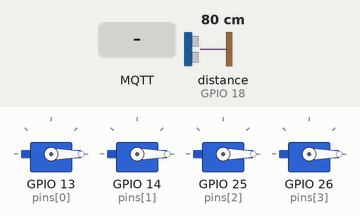
This program was run on a simulated ESP32. Shown: 4 × servo. Wiring (inferred from the names in the program): ultrasonic range finder: trigger GPIO 5; echo GPIO 18. The test bench sets the inputs (shaded band); at power-on: distance to the obstacle (sensor on GPIO 18) 80 cm. The echo pulse lasts 58.3 µs per cm; WiFi joins after 1.5 s; servers stay silent unless stated; no MQTT or app messages arrive unless stated; not simulated (calls return 0 or success): secrets.h; what the program prints to the serial monitor is not drawn.

Above: at 4.2 s.
4.3 s: MQTT message "Organic" arrives on the first subscribed topic
At 5.4 s:
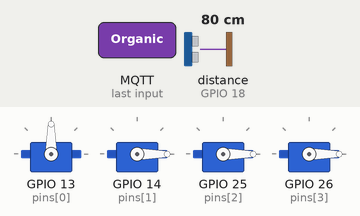
12.8 s: MQTT message "Recycle" arrives on the first subscribed topic
At 13.1 s:
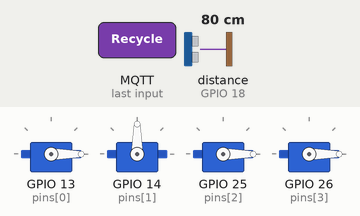
21.3 s: MQTT message "General" arrives on the first subscribed topic
At 21.9 s:
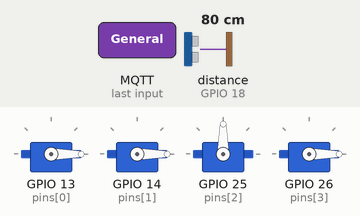
29.8 s: MQTT message "Hazardous" arrives on the first subscribed topic
At 30.8 s:
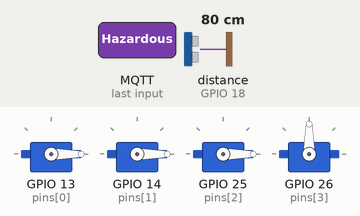
Timing chart, 0 to 38.3 s (numbered marks = the images above; inputs shaded):
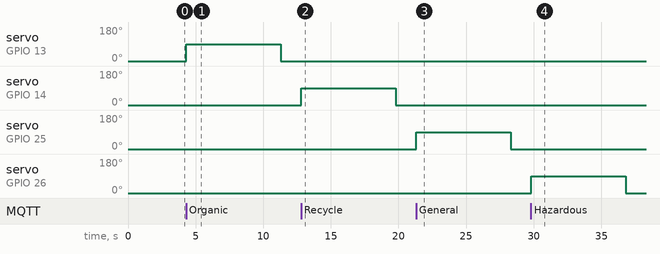

Measured:
- after the input at 4.3 s, servo on GPIO 13 (pins[0]): 0° → 90° at once, → 0° 7.0 s later
- after the input at 12.8 s, servo on GPIO 14 (pins[1]): 0° → 90° at once, → 0° 7.0 s later
- after the input at 21.3 s, servo on GPIO 25 (pins[2]): 0° → 90° at once, → 0° 7.0 s later
- after the input at 29.8 s, servo on GPIO 26 (pins[3]): 0° → 90° at once, → 0° 7.0 s later

The program:

main.cpp
```cpp
#include <Arduino.h>
#include "secrets.h"
#include <WiFi.h>
#include <PubSubClient.h>
#include <ESP32Servo.h>
#include <HTTPClient.h>
#include <WiFiClientSecure.h>

// ==========================================
// 1. ตั้งค่า WiFi, MQTT และ LINE API
// ==========================================

WiFiClient espClient;
PubSubClient client(espClient);

// ขาพินที่ปลอดภัยสำหรับบอร์ด ESP32
Servo servos[4];
const int pins[4] = {13, 14, 25, 26};

// ==========================================
// 🌟 ตัวแปร: ระบบควบคุมเซอร์โวแบบไม่ใช้ Delay
// ==========================================
int activeServoIndex = -1;
unsigned long servoOpenTime = 0;
const long servoKeepOpenMs = 7000;
String pendingCommand = "";

// ==========================================
// 🔥 ฟังก์ชันเกราะป้องกัน: ล็อกขอบเขต 0-90 (แบบไม่ตัดสัญญาณ)
// ==========================================
void safeServoWrite(int index, int angle) {
    // กำแพงซอฟต์แวร์: ดักจับคำสั่งที่ผิดพลาด ป้องกันเฟืองรูด
    if (angle > 90) angle = 90;
    if (angle < 0) angle = 0;

    // สั่งหมุนอย่างเดียว ไม่ต้อง detach/attach สลับไปมาแล้ว!
    servos[index].write(angle);
}

// ==========================================
// ตั้งค่าเซนเซอร์ HC-SR04
// ==========================================
const int trigPin = 5;
const int echoPin = 18;
unsigned long previousMillis = 0;
const long interval = 5000;
const int full_threshold = 10;
bool isLineNotified = false;

// ==========================================
// ฟังก์ชันสำหรับส่ง LINE Messaging API
// ==========================================
void sendLineNotification(String binName, int binId) {
    WiFiClientSecure secureClient;
    secureClient.setInsecure();
    HTTPClient https;
    String url = "https://api.line.me/v2/bot/message/push";

    Serial.println("✉️ กำลังส่งแจ้งเตือนไปที่ LINE...");

    if (https.begin(secureClient, url)) {
        https.addHeader("Content-Type", "application/json");
        https.addHeader("Authorization", "Bearer " + String(lineToken));

        String payload = R"({
            "to": ")" + String(userId) + R"(",
            "messages": [
                {
                    "type": "template",
                    "altText": "🚨 แจ้งเตือน: ถังขยะเต็ม!",
                    "template": {
                        "type": "buttons",
                        "text": "🚨 ถังขยะ )" + binName + R"( เต็มแล้ว!\nกรุณาเข้าเคลียร์พื้นที่",
                        "actions": [
                            {
                                "type": "postback",
                                "label": "✅ รับงานนี้",
                                "data": "action=accept_job&bin_id=)" + String(binId) + R"("
                            }
                        ]
                    }
                }
            ]
        })";

        int httpCode = https.POST(payload);
        if (httpCode == 200) Serial.println("✅ ส่ง LINE สำเร็จเรียบร้อย!");
        else Serial.printf("❌ ส่ง LINE ผิดพลาด! HTTP Code: %d\n", httpCode);
        https.end();
    } else {
        Serial.println("❌ ไม่สามารถเชื่อมต่อเซิร์ฟเวอร์ LINE ได้");
    }
}

// ==========================================
// 2. ฟังก์ชันรับคำสั่งเปิดฝาถังขยะ (MQTT CallBack)
// ==========================================
void callback(char* topic, byte* payload, unsigned int length) {
    String message = "";
    for (int i = 0; i < length; i++) message += (char)payload[i];
    Serial.println("Message arrived: " + message);
    pendingCommand = message;
}

// ==========================================
// 3. ฟังก์ชันเริ่มต้นระบบ (Setup)
// ==========================================
void setup() {
    Serial.begin(115200);

    ESP32PWM::allocateTimer(0);
    ESP32PWM::allocateTimer(1);
    ESP32PWM::allocateTimer(2);
    ESP32PWM::allocateTimer(3);

    Serial.println("⚙️ System Booting: Locking all servos strictly to 0 degree...");
    for(int i = 0; i < 4; i++) {
        servos[i].setPeriodHertz(50);

        // พอจ่ายไฟปุ๊บ มอเตอร์จะดึงตัวเองกลับมาล็อกที่ 0 ทันที โดยไม่กระตุกไป 90
        servos[i].attach(pins[i], 500, 2400);

        // 🔥 นี่คือหัวใจหลักของความปลอดภัย:
        // สั่งโปรแกรมล่วงหน้าไว้ที่ 0 องศา "ก่อน" ที่จะเปิดสวิตช์จ่ายไฟเข้ามอเตอร์
        servos[i].write(0);

        // delay(500); // ให้เวลามอเตอร์ได้ตั้งตัวและล็อกที่ 0 องศาอย่างมั่นคงก่อนจะไปสั่งตัวถัดไป
    }
    Serial.println("✅ All Servos are safely locked at 0 degree.");
    delay(1500);

    // ไม่มีการสั่ง detach() อีกต่อไป มอเตอร์จะถูกล็อกค้างไว้ที่ 0 องศาอย่างมั่นคง

    pinMode(trigPin, OUTPUT);
    pinMode(echoPin, INPUT);

    Serial.print("Connecting to WiFi");
    WiFi.begin(ssid, password);
    while (WiFi.status() != WL_CONNECTED) {
        delay(500);
        Serial.print(".");
    }
    Serial.println("\nWiFi Connected!");

    client.setServer(mqtt_server, 1883);
    client.setCallback(callback);
}

// ==========================================
// 4. ลูปหลัก (ทำงานวนรอบ)
// ==========================================
void loop() {
    if (!client.connected()) {
        while (!client.connected()) {
            Serial.print("Attempting MQTT connection...");
            if (client.connect("ESP32_Bin")) {
                Serial.println("Connected!");
                client.subscribe("smartbin/command");
            } else {
                Serial.print("Failed, rc=");
                Serial.print(client.state());
                Serial.println(" -> Try again in 5 seconds");
                delay(5000);
            }
        }
    }
    client.loop();

    unsigned long currentMillis = millis();

    // ==========================================
    // 🔥 ระบบสั่งมอเตอร์เปิด (รับประกันว่าหมุนชัวร์)
    // ==========================================
    if (pendingCommand != "") {
        if (pendingCommand == "Organic") {
            Serial.println(">>> เปิดฝา 1: Organic");
            safeServoWrite(0, 90);
            activeServoIndex = 0;
            servoOpenTime = currentMillis;
        }
        else if (pendingCommand == "Recycle") {
            Serial.println(">>> เปิดฝา 2: Recycle");
            safeServoWrite(1, 90);
            activeServoIndex = 1;
            servoOpenTime = currentMillis;
        }
        else if (pendingCommand == "General") {
            Serial.println(">>> เปิดฝา 3: General");
            safeServoWrite(2, 90);
            activeServoIndex = 2;
            servoOpenTime = currentMillis;
        }
        else if (pendingCommand == "Hazardous") {
            Serial.println(">>> เปิดฝา 4: Hazardous");
            safeServoWrite(3, 90);
            activeServoIndex = 3;
            servoOpenTime = currentMillis;
        }
        else if (pendingCommand == "CloseAll") {
            Serial.println(">>> รีเซ็ตระบบ: ปิดฝาทุกตัว");
            for(int i=0; i<4; i++) {
                safeServoWrite(i, 0);
            }
            activeServoIndex = -1;
        }

        pendingCommand = "";
    }

    // ==========================================
    // 🌟 ระบบนับเวลาปิด (7 วินาที)
    // ==========================================
    if (activeServoIndex != -1) {
        if (currentMillis - servoOpenTime >= servoKeepOpenMs) {
            Serial.println(">>> หมดเวลา 7 วินาที: ปิดฝาถังกลับไปที่ 0");
            safeServoWrite(activeServoIndex, 0); // สั่งปิด
            activeServoIndex = -1;
        }
    }

    // ==========================================
    // ระบบตรวจจับขยะเต็ม
    // ==========================================
    if (currentMillis - previousMillis >= interval) {
        previousMillis = currentMillis;

        digitalWrite(trigPin, LOW);
        delayMicroseconds(2);
        digitalWrite(trigPin, HIGH);
        delayMicroseconds(10);
        digitalWrite(trigPin, LOW);

        long duration = pulseIn(echoPin, HIGH, 30000);

        if (duration > 0) {
            int distance = duration * 0.034 / 2;
            Serial.printf("📏 ตรวจสอบระยะ: %d cm\n", distance);

            if (distance <= full_threshold) {
                if (!isLineNotified) {
                    Serial.println("🚨 ตรวจพบขยะเต็มระดับวิกฤต!");
                    client.publish("smartbin/status", "Organic_Full");
                    sendLineNotification("ขยะอินทรีย์ (Organic)", 1);
                    isLineNotified = true;
                }
            }
            else {
                if (isLineNotified) {
                    Serial.println("♻️ ถังขยะว่างแล้ว! รีเซ็ตสถานะ");
                    isLineNotified = false;
                }
            }
        }
    }
}
```
